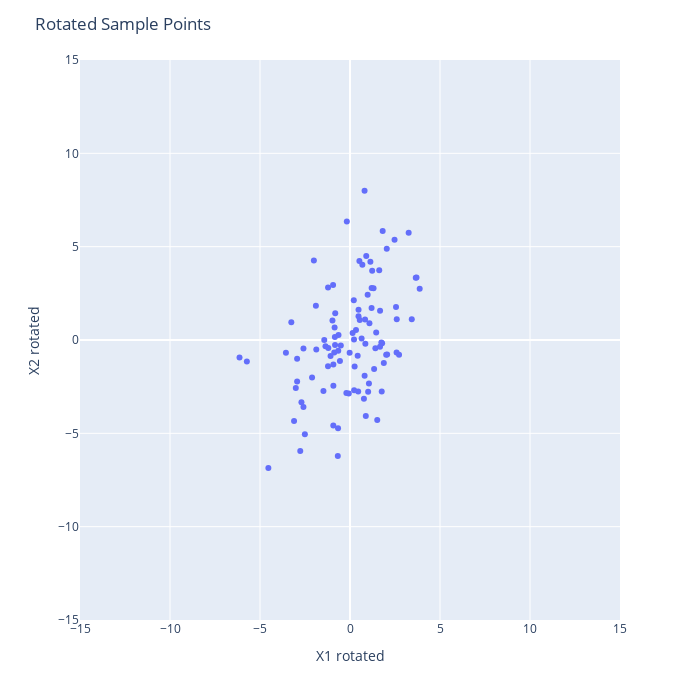

The notebook cell this image was saved under:
### Code cell
fig_rotated = px.scatter(x=X1_rot, y=X2_rot, range_x=[-15, 15], range_y=[-15, 15], width=200, height=200)
# Set axis ranges to ensure the plot is square
fig_rotated.update_xaxes(title='X1 rotated', range=[-15, 15], autorange=False)
fig_rotated.update_yaxes(title='X2 rotated',range=[-15, 15], autorange=False)

# Update the layout to make the plot square
fig_rotated.update_layout(
    autosize=False,
    width=700,
    height=700,
    title="Rotated Sample Points"
)

# Display the figure
fig_rotated.show()

### Figure 1 — Plotly figure (JSON) as saved in the notebook; plotly's stock layout.template omitted (floating-point values rounded to 4 significant figures)
{"data": [{"hovertemplate": "x=%{x}<br>y=%{y}<extra></extra>", "legendgroup": "", "marker": {"color": "#636efa", "symbol": "circle"}, "mode": "markers", "name": "", "orientation": "v", "showlegend": false, "type": "scatter", "x": [2.588, 0.4261, 1.671, 3.654, -0.01973, -0.6378, 0.8096, 1.308, -0.8758, 1.199, 1.514, -0.5589, 0.5436, -5.73, -2.508, -1.081, -1.476, 2.01, -2.586, -3.012, 1.815, 0.8124, -1.219, -0.6777, -1.363, -2.007, -0.6642, 1.455, -0.9251, 0.2571, 0.8776, 3.259, 1.339, -2.107, 2.597, -3.56, 1.41, -2.763, -2.937, 1.879, 1.201, -0.9392, 1.762, -0.5112, -2.586, -1.873, 0.7732, 3.432, 0.2108, -3.108, 0.4745, -0.8302, -0.2017, 0.981, 1.624, 2.557, -3.26, -0.8412, 2.063, 1.133, 0.4551, -0.9746, -2.939, -0.9264, 0.5214, 2.043, -0.8206, -0.176, 1.08, -0.06725, 1.784, 3.694, 0.2238, 2.474, -4.535, 0.6862, 0.3331, -1.895, 0.6447, -6.137, -0.8557, 1.742, 3.871, -1.204, -0.9235, -1.43, 1.231, 0.8359, 0.2297, 2.725, 0.8526, 0.9025, -1.222, 1.008, -0.6527, -2.697, 1.668, 0.4737, 0.1451, 1.053], "xaxis": "x", "y": [-0.6683, -0.8415, 1.565, 3.331, -0.6848, 0.262, 7.996, 2.778, -0.6649, 1.71, -4.292, -1.13, 1.065, -1.153, -5.054, -0.8601, -2.728, -0.7836, -0.4525, -2.568, 5.833, -1.913, 2.808, -6.21, -0.3304, 4.253, -4.729, 0.4031, -1.309, -1.425, -4.076, 5.743, -1.555, -2.007, 1.106, -0.6767, -0.4434, -5.951, -2.221, -1.228, 2.783, 2.949, -2.763, -0.2994, -3.583, -0.5121, -3.142, 1.114, 2.133, -4.345, 1.621, -0.2717, -2.836, 2.424, 3.74, 1.764, 0.9574, 0.1614, -0.7722, 4.188, -2.757, 1.044, -1.0, -4.575, 4.23, 4.882, 1.432, 6.346, 0.8998, -2.867, -0.1796, 3.352, 0.03052, 5.366, -6.86, 4.029, 0.5373, 1.832, 0.08594, -0.9375, 0.675, -0.1378, 2.75, -0.4296, -2.452, 0.005954, 3.707, 1.094, -2.689, -0.787, -0.2032, 4.503, -1.411, -2.772, -0.5822, -3.33, -0.3592, 1.277, 0.3757, -2.33], "yaxis": "y"}], "layout": {"autosize": false, "height": 700, "legend": {"tracegroupgap": 0}, "margin": {"t": 60}, "title": {"text": "Rotated Sample Points"}, "width": 700, "xaxis": {"anchor": "y", "autorange": false, "domain": [0, 1], "range": [-15, 15], "title": {"text": "X1 rotated"}}, "yaxis": {"anchor": "x", "autorange": false, "domain": [0, 1], "range": [-15, 15], "title": {"text": "X2 rotated"}}}}
